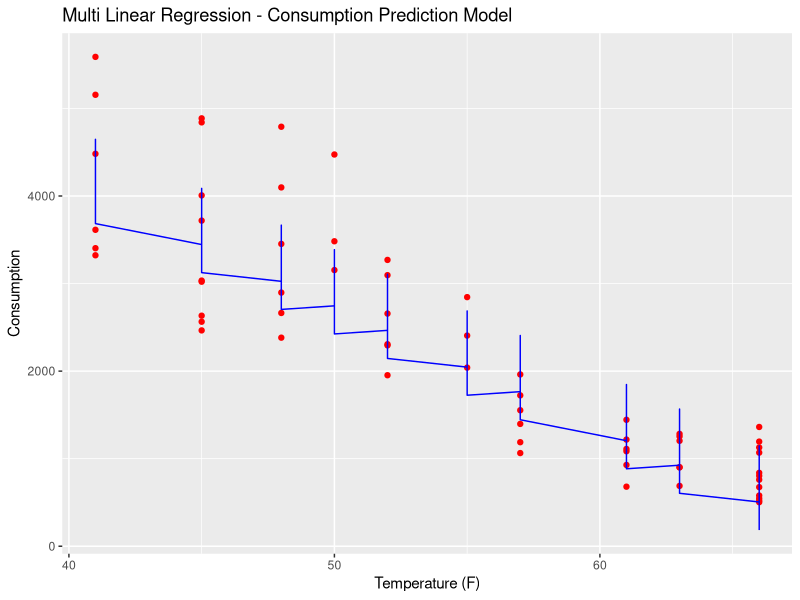
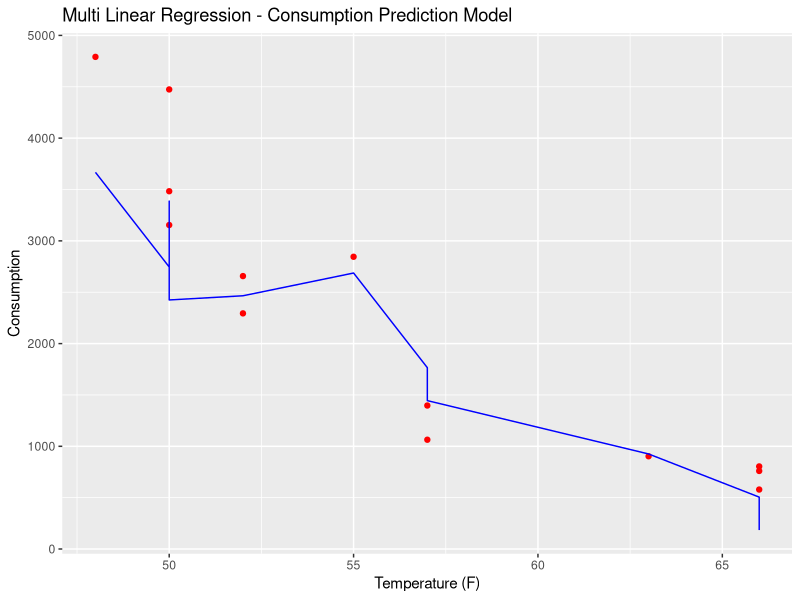

Generate these figures, in order, with R:
# Multi Linear Regression - Consumption = K1 Temperature + K2 Bedrooms + K3 Month + K4 Min Temp 

# Importing the dataset
dataset = read.csv('Data.csv')

# Splitting the dataset into the Training set and Test set
library(caTools)
set.seed(123)
split = sample.split(dataset$Consumption, SplitRatio = 0.80)
training_set = subset(dataset, split == TRUE)
test_set = subset(dataset, split == FALSE)

# Fitting Multi Linear Regression to the dataset
multi_lin_reg = lm(formula = Consumption ~ ., data = training_set)
summary(multi_lin_reg)

# Removing minTemp, Month variables from the equation because of less significance
multi_lin_reg = lm(formula = Consumption ~ Temp + Bedrooms, data = training_set)
summary(multi_lin_reg)

# Predicting the Test set results
y_pred = predict(multi_lin_reg, newdata = test_set)

# Visualising the Multi Linear Regression results
# install.packages('ggplot2')
library(ggplot2)
ggplot() +
  geom_point(aes(x = dataset$Temp, y = dataset$Consumption),
             colour = 'red') +
  geom_line(aes(x = dataset$Temp, y = predict(multi_lin_reg, newdata = dataset)),
            colour = 'blue') +
  ggtitle('Multi Linear Regression - Consumption Prediction Model') +
  xlab('Temperature (F)') +
  ylab('Consumption')

# Visualising the Multi Linear Regression results
ggplot() +
  geom_point(aes(x = test_set$Temp, y = test_set$Consumption),
             colour = 'red') +
  geom_line(aes(x = test_set$Temp, y = predict(multi_lin_reg, newdata = test_set)),
            colour = 'blue') +
  ggtitle('Multi Linear Regression - Consumption Prediction Model') +
  xlab('Temperature (F)') +
  ylab('Consumption')

# Predicting a new result with Multi Linear Regression
predict(multi_lin_reg, data.frame(Temp = 51, Bedrooms = 3))
